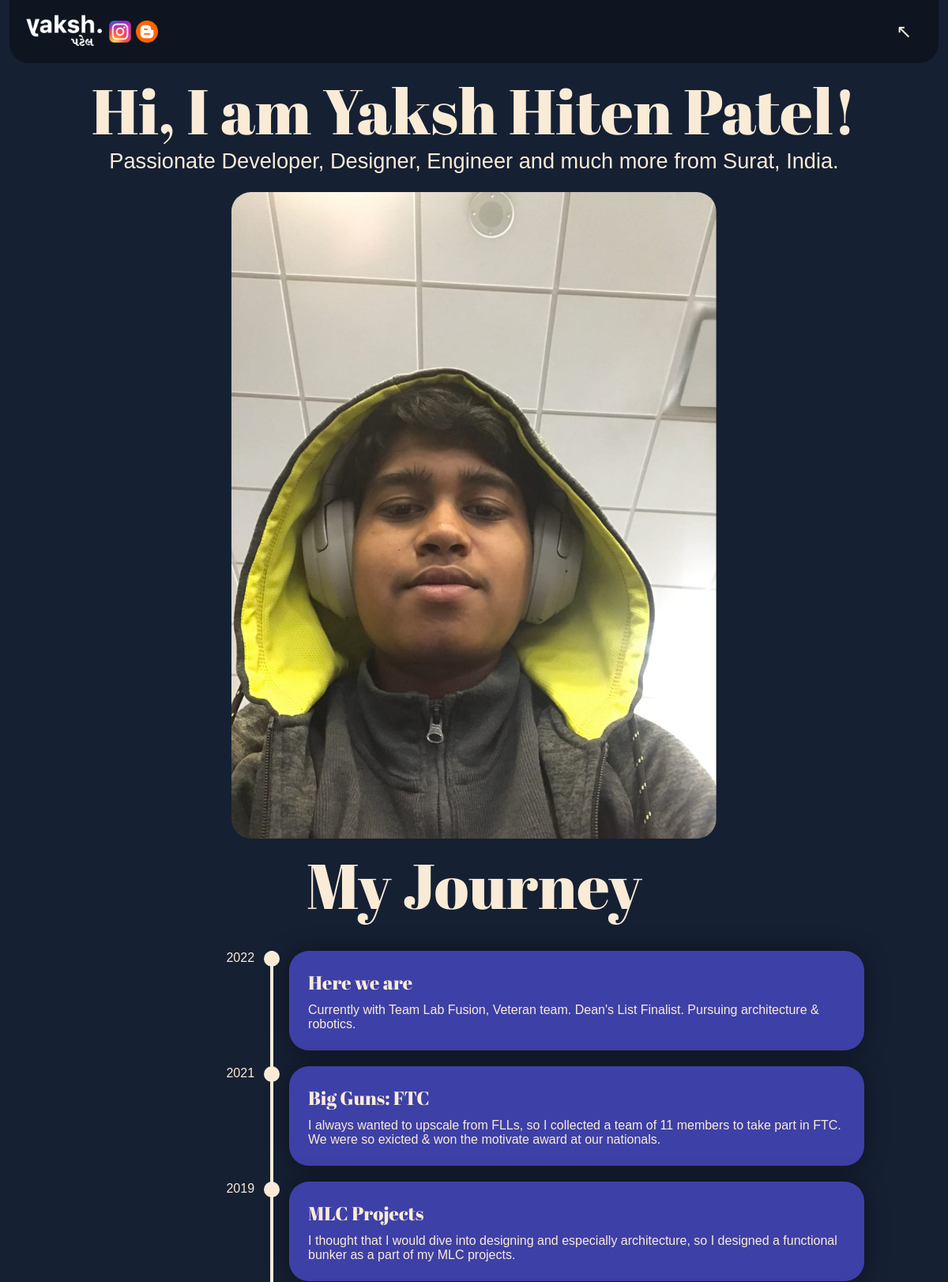
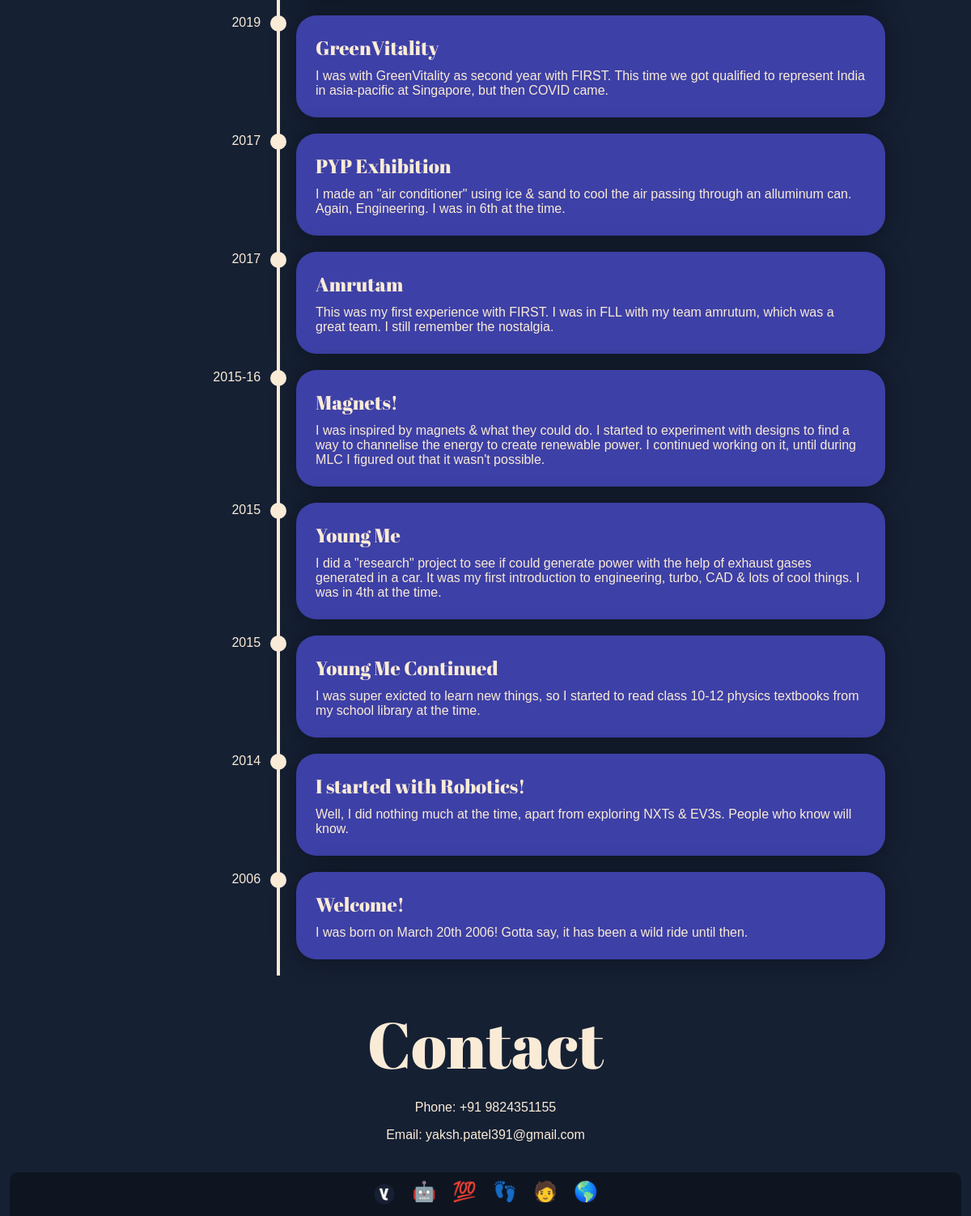
The page /about/ on the database its author committed (2 pictures, top to bottom).
### main/models.py (models this page shows)
class Person(models.Model):
    first_name = models.CharField(max_length=30, default="")
    middle_name = models.CharField(max_length=30, default="")
    last_name = models.CharField(max_length=30, default="")
    picture = models.ImageField(upload_to='personalInformation/')
    picture_background_removed = models.ImageField(upload_to='personalInformation/', default="")
    hobbies = models.TextField(default="", help_text="Please separate them by a comma.")
    interests = models.TextField(default="", help_text="Please separate them by a comma.")
    skills = models.TextField(default="", help_text="Please separate them by a comma.")
    phone = models.CharField(default="", null=True, max_length=50)
    email = models.CharField(default="", null=True, max_length=500)

class AboutPageTimelineEvent(models.Model):
    Event_date_op = models.CharField(max_length=50, default="", help_text="Please put in event date.")
    Event_title = models.CharField(max_length=200, default="", help_text="Please put in a exciting title for the event!")
    Event_description = models.TextField(max_length=1000, default="")

### main/views.py (the view)
# urls.py: path('about/', mainViews.About),
def About(request, *args, **kwargs):
    obj = Person.objects.filter(first_name__exact="Yaksh")
    timeline_events = AboutPageTimelineEvent.objects.all().order_by('-Event_date_op')
    context = {
        "person": obj[0],
        "timeline_events": timeline_events,
    }
    return render(request, 'about.html', context)

### templates/about.html
{% extends 'base/base.html' %}
{% load static %}
{% block head %}
    <link rel="stylesheet" href="{% static 'css/about.css' %}">
{% endblock head %}
{% block content %}
    <div class="page">
        <div class="Introduction">
            <h1>Hi, I am {{ person.first_name }} {{ person.middle_name }} {{ person.last_name }}!</h1>
            <h2>Passionate Developer, Designer, Engineer and much more from Surat, India.</h2>
            <img class="profile-image" src="{{ person.picture.url }}" alt="image of me with background removed">
            <h1>My Journey</h1>
            <div class="timeline">
                {% for event in timeline_events %}
                    <div class="timeline__component">
                        <div class="timeline__date -right">
                            {{ event.Event_date_op }}
                        </div>
                    </div>
                    <div class="timeline__middle">
                        <div class="timeline__point"></div>
                    </div>
                    <div class="timeline__component timeline__component-bg">
                        <h3 class="timeline__title -left">{{ event.Event_title }}</h3>
                        <p class="timeline__para">
                            {{ event.Event_description }}
                        </p>
                    </div>
                {% endfor %}
            </div>
        <div class="contact">
            <h1>Contact</h1>
            <p class="-center"><a href="tel:{{ person.phone }}">Phone: {{ person.phone }}</a></p>
            <p class="-center"><a href="mailto:{{ person.email }}">Email: {{ person.email }}</a></p>
        </div>
        </div>
    </div>
{% endblock content %}

### main/static/css/about.css (style rules this page uses)
body { font-family: "San Fransisco", sans-serif; }
.page { display: flex; justify-content: center; position: absolute; width: 98%; left: 50%; top: 65px; transform: translate(-50%,0); margin-top: 20px; padding-bottom: 75px; }
.Introduction { width: 95%; height: auto; align-items: center; }
.Introduction h1 { font-family: "Abril FatFace", sans-serif; font-weight: 200; width: 90%; font-size: 500%; text-align: center; z-index: -1; margin: 0 auto; height: auto; }
.Introduction h2 { font-size: 170%; text-align: center; margin-top: -5px; height: auto; font-weight: 100; }
.Introduction img { width: 55%; border-radius: 25px; position: relative; left: 50%; transform: translate(-50%,0); }
.timeline { margin: 0 auto; max-width: 92%; padding: 30px; display: grid; grid-template-columns: 1fr 4px 3fr; }
.timeline__component { margin: 0 20px 20px 20px; }
.timeline__component-bg { padding: 1.5em; background: #3d40a6; box-shadow: 0 0 30px rgba(0,0,0,0.4); border-radius: 25px; }
.timeline__title { font-family: "Abril FatFace", sans-serif; font-size: 150%; font-weight: 200; margin: 0 0 10px 0; }
.timeline__para { margin: 0; }
.-right { text-align: right; }
.-left { text-align: left; }
.timeline__middle { position: relative; background: antiquewhite; }
.timeline__point { position: absolute; top: 0; left: 50%; transform: translateX(-50%); width: 20px; height: 20px; border-radius: 20px; background: antiquewhite; }

### main/static/css/base.css (style rules this page uses)
body { background-color: #152033; color: antiquewhite; font-family: "San Fransisco", sans-serif; }
.-center { text-align: center; }

### main/static/css/navbar.css (style rules this page uses)
ul, li, a { text-decoration: none; color: antiquewhite; list-style: none; text-align: right; }

### rows shown on the page
Person: first_name "Yaksh", middle_name "Hiten", last_name "Patel", picture (picture), phone "+91 9824351155", email "yaksh.patel391@gmail.com"
AboutPageTimelineEvent: Event_date_op "2022", Event_title "Here we are", Event_description "Currently with Team Lab Fusion, Veteran team. Dean's List Finalist. Pursuing architecture & robotics."
AboutPageTimelineEvent: Event_date_op "2021", Event_title "Big Guns: FTC", Event_description "I always wanted to upscale from FLLs, so I collected a team of 11 members to take part in FTC. We were so exicted & won the motivate award at our nationals."
AboutPageTimelineEvent: Event_date_op "2019", Event_title "MLC Projects", Event_description "I thought that I would dive into designing and especially architecture, so I designed a functional bunker as a part of my MLC projects."
AboutPageTimelineEvent: Event_date_op "2019", Event_title "GreenVitality", Event_description "I was with GreenVitality as second year with FIRST. This time we got qualified to represent India in asia-pacific at Singapore, but then COVID came."
AboutPageTimelineEvent: Event_date_op "2017", Event_title "PYP Exhibition", Event_description "I made an \"air conditioner\" using ice & sand to cool the air passing through an alluminum can. Again, Engineering. I was in 6th at the time."
AboutPageTimelineEvent: Event_date_op "2017", Event_title "Amrutam", Event_description "This was my first experience with FIRST. I was in FLL with my team amrutum, which was a great team. I still remember the nostalgia."
AboutPageTimelineEvent: Event_date_op "2015-16", Event_title "Magnets!", Event_description "I was inspired by magnets & what they could do. I started to experiment with designs to find a way to channelise the energy to create renewable power. I continued working on it, until during MLC I figured out that it wasn't possible."
AboutPageTimelineEvent: Event_date_op "2015", Event_title "Young Me", Event_description "I did a \"research\" project to see if could generate power with the help of exhaust gases generated in a car. It was my first introduction to engineering, turbo, CAD & lots of cool things. I was in 4th at the time."
AboutPageTimelineEvent: Event_date_op "2015", Event_title "Young Me Continued", Event_description "I was super exicted to learn new things, so I started to read class 10-12 physics textbooks from my school library at the time."
AboutPageTimelineEvent: Event_date_op "2014", Event_title "I started with Robotics!", Event_description "Well, I did nothing much at the time, apart from exploring NXTs & EV3s. People who know will know."
AboutPageTimelineEvent: Event_date_op "2006", Event_title "Welcome!", Event_description "I was born on March 20th 2006! Gotta say, it has been a wild ride until then."
